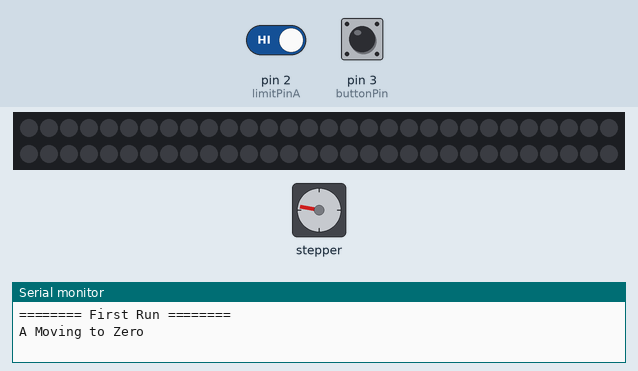
This sketch was run on a simulated Arduino Uno, built with avr-gcc and run on an emulated ATmega328P. Parts: 60 RGB LEDs in strip order, left to right, continuing on the next row, stepper motor, the last lines printed to the serial monitor. The inputs (shaded band) are chosen by the test bench; at power-on: pin 2 (limitPinA) HIGH, pin 3 (buttonPin) LOW. Stepper angles assume 200 steps per turn.

Above: at 3.8 s.
3.9 s: pin 2 (limitPinA) driven LOW
At 5.5 s:
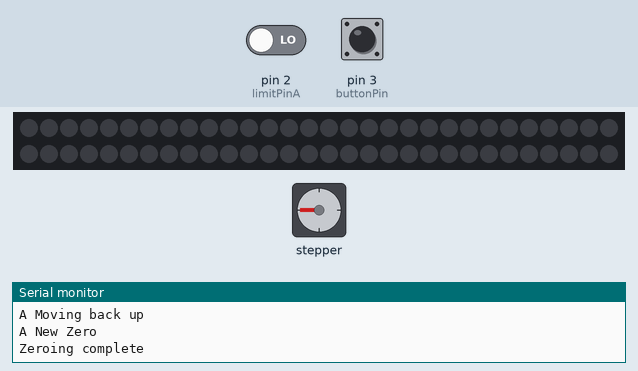
5.8 s: pin 3 (buttonPin) pulled HIGH for 0.15 s
6.5 s: pin 3 (buttonPin) pulled HIGH for 1 s
At 9.0 s:
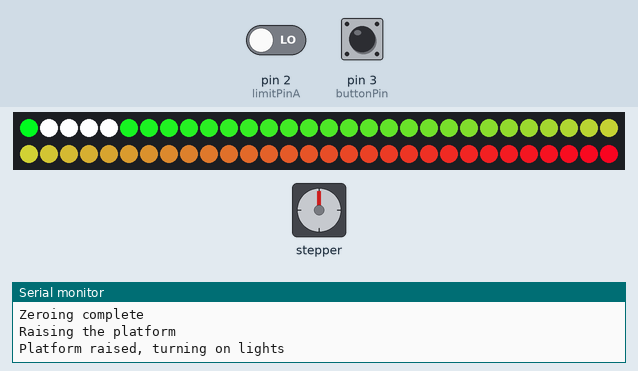
Timing chart, 0 to 10.5 s (numbered marks = the images above; inputs shaded):
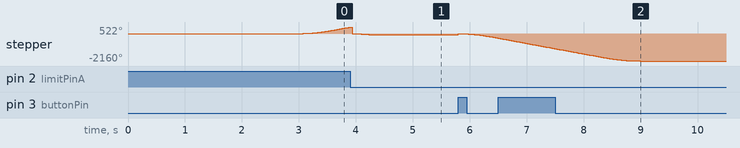

The sketch:

NUI_015_3D_Landscape.ino
```cpp
#include <AccelStepper.h>
#include <Adafruit_NeoPixel.h>
#ifdef __AVR__
#include <avr/power.h>
#endif

#define PIN 9

#define NUM_LEDS 60

#define BRIGHTNESS 255

Adafruit_NeoPixel strip = Adafruit_NeoPixel(NUM_LEDS, PIN, NEO_GRBW + NEO_KHZ800);

// Setup Motor
const int motorSpeed = 1000;
const int zeroSpeed = 500;
const int zeroAcceleration = 800;
const int motorAcceleration = 2000;

volatile AccelStepper stepperA(1, 6, 7); // (1 = stepper driver, 2 = pin# for step, 3 = pin# for direction)


volatile bool aDown = false; // Stepper 1
volatile bool aMoving = false;

int zeroing = false;
volatile int aZero = false;

const int aZeroOffset = -50;
const int aTop = -1200;

// Setup Limit Switches
const int limitPinA = 2;
volatile int limitStateA = LOW;

bool firstRun = true;
volatile bool lightsOn = false;
volatile bool raisePlatform = false;

const int buttonPin = 3;
int stageState = HIGH;         // the current stage of the output pin
int buttonState;
int lastButtonState = LOW;

volatile unsigned long lastDebounceTime = 0;  // the last time the output pin was toggled
const unsigned long debounceDelay = 250;    // the debounce time; increase if the output flickers

void setup()
{

  Serial.begin(9600);
  pinMode(buttonPin, INPUT);
  pinMode(limitPinA, INPUT);

  attachInterrupt(digitalPinToInterrupt(buttonPin), buttonPress, CHANGE);

  // Setup motor speed and acceleration
  stepperA.setMaxSpeed(zeroSpeed);
  stepperA.setAcceleration(zeroAcceleration);

  // This is for Trinket 5V 16MHz, you can remove these three lines if you are not using a Trinket
#if defined (__AVR_ATtiny85__)
  //if (F_CPU == 16000000) clock_prescale_set(clock_div_1);
#endif
  // End of trinket special code

  strip.setBrightness(BRIGHTNESS);
  strip.begin();
  strip.show(); // Initialize all pixels to 'off'

}

void loop()
{
  /*
  int reading = digitalRead(buttonPin);


  // check to see if you just pressed the button
  // (i.e. the input went from LOW to HIGH), and you've waited long enough
  // since the last press to ignore any noise:

  // If the switch changed, due to noise or pressing:
  if (reading != lastButtonState) {
    // reset the debouncing timer
    lastDebounceTime = millis();
  }

  if ((millis() - lastDebounceTime) > debounceDelay) {
    // whatever the reading is at, it's been there for longer than the debounce
    // delay, so take it as the actual current state:

    // if the button state has changed:
    if (reading != buttonState) {
      buttonState = reading;

      // only toggle the LED if the new button state is HIGH
      if (buttonState == HIGH) {
        stageState = !stageState;
        Serial.println(stageState);
      }
    }
  }

  // save the reading. Next time through the loop, it'll be the lastButtonState:
  lastButtonState = reading;
  */

  // Check limit switches
  limitStateA = digitalRead(limitPinA);

  // Serial.println(limitStateA);

  if ( firstRun == true )
  {
    Serial.println("======== First Run ========");
    zeroing = true;
    firstRun = false;
    delay(3000);// Warm up
    return;
  }
  else if ( zeroing == true ) {

    if ( limitStateA == LOW && aZero == false )
    {
      aZero = true;
      aMoving = false;
      stepperA.setCurrentPosition(0);
    }
    zeroMotors();
  }


  if ( aZero == true && zeroing == false ) { // If zeroing is complete

    if ( raisePlatform == false && lightsOn == true ) {

      Serial.println("Moving platform down, turning off lights");

      // turn off lights
      lightsOn = false;

      strip.begin();
      strip.setBrightness(0);
      strip.show(); // Initialize all pixels to 'off'

      strip.show();

      stepperA.moveTo(0);
      stepperA.run();
    }
    else if ( raisePlatform == true && stepperA.isRunning() == false && stepperA.currentPosition() == 0 ) { // condition to move up

      Serial.println("Raising the platform");
      stepperA.moveTo(aTop);
      stepperA.run();

    }
    else if ( stepperA.currentPosition() == aTop && raisePlatform == true && lightsOn == false ) {
      // we put code here to turn on the lights
      Serial.println("Platform raised, turning on lights");
      lightsOn = true;
      strip.setBrightness(BRIGHTNESS);
    }
  }

  if ( lightsOn == true )
  {
    Serial.println("Code that runs lights executed");
    whiteOverRainbow(10, 20, 4);
  }

  stepperA.run();


}

void zeroMotors() {


  if (limitStateA == LOW && aZero == false && aMoving == false)
  {
    Serial.println("Motor 1 Crashed");
    aZero = true;
    aMoving = false;
    stepperA.setCurrentPosition(0);
  }
  else if (aZero == false && aMoving == false) {
    Serial.println("A Moving to Zero");
    aMoving = true;
    stepperA.moveTo(10000);
  }
  else if (aZero == true && aMoving == false ) {
    Serial.println("A Moving back up");
    aMoving = true;
    stepperA.setSpeed(motorSpeed);
    stepperA.moveTo(aZeroOffset);
    stepperA.run();
    return;
  }
  else if (aZero == true && stepperA.distanceToGo() == 0) {
    Serial.println("A New Zero");
    aMoving = false;
    stepperA.setCurrentPosition(0);
    aZero = true;
    Serial.println("Zeroing complete");
    zeroing = false;
    return;
  }

}

void buttonPress() {

  unsigned long currentTime = millis();

  // Check debounce
  if (( currentTime - lastDebounceTime ) > debounceDelay) {
   lastDebounceTime = currentTime;
   raisePlatform = !raisePlatform;
  }
}


void whiteOverRainbow(uint8_t wait, uint8_t whiteSpeed, uint8_t whiteLength ) {


  if (whiteLength >= strip.numPixels()) whiteLength = strip.numPixels() - 1;

  int head = whiteLength - 1;
  int tail = 0;

  int loops = 3;
  int loopNum = 0;

  static unsigned long lastTime = 0;


  while (true) {

    //int light = analogRead(A0);
    int mapLight = 50;
    //Serial.println(mapLight);
    for (uint16_t i = 0; i < strip.numPixels(); i++) {

      if ((i >= tail && i <= head) || (tail > head && i >= tail) || (tail > head && i <= head) ) {

        strip.setPixelColor(i, strip.Color(255, 255, 255, 0) );
      }

      else {
        strip.setPixelColor(i, strip.Color(4 * i, 240 - 4 * i, 30, 0)) ;
      }

    }
    if (millis() - lastTime > mapLight) {
      head++;
      tail++;
      if (head == strip.numPixels()) {
        loopNum++;
      }
      lastTime = millis();
    }

    if (loopNum == loops) return;

    head %= strip.numPixels();
    tail %= strip.numPixels();
    strip.show();
    delay(wait);
  }
}
```

Measured:
- after the input at 5.8 s, stepper: turns 88° clockwise in 0.00 s, then 353° counter-clockwise in 0.67 s
- by itself, stepper: keeps turning clockwise at about 582°/s
